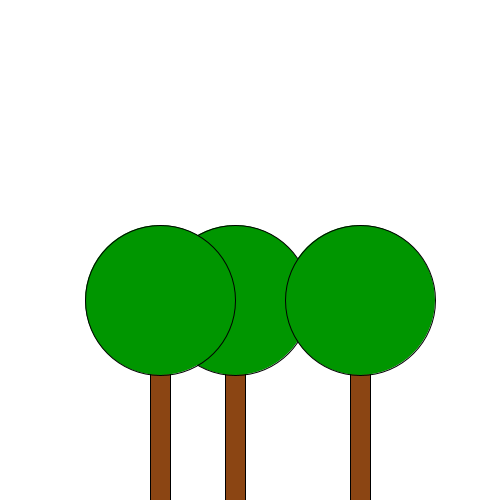
Frame 1 (no input)
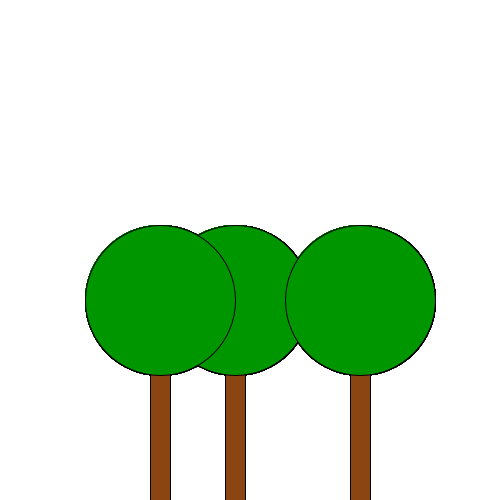
Frame 60 (the mouse pressed at the canvas centre just before this capture)
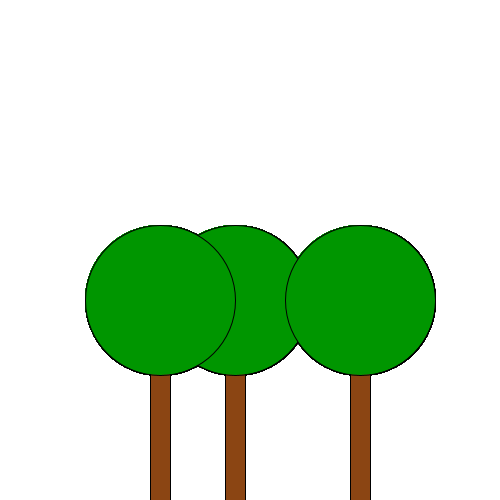
Frame 120 (the mouse held since frame 60 and released just before this capture)

The Processing sketch that drew these frames (run headless with seeded random() and noise(); from frame 60 on, the mouse is pressed at the canvas centre):

// Processing sketch: H09_verdiepings_opd_4
// ── H09_verdiepings_opd_4.pde
void setup(){
 size(500,500);
 background(255,255,255);
}

void  stam(int x, int y, int breedte, int lengte) {
    fill(139,69,19);
  rect(x,y,breedte,lengte);
}
void  stam2(int x, int y, int breedte, int lengte) {
   fill(139,69,19);
  rect(x,y,breedte,lengte);
}
void  stam3(int x, int y, int breedte, int lengte) {
   fill(139,69,19);
  rect(x,y,breedte,lengte);
}

void blad(int x1, int y1, int groot){
  fill(0,150,0);
  circle(x1,y1,groot);
}
void blad2(int x1, int y1, int groot){
  fill(0,150,0);
  circle(x1,y1,groot);
}
void blad3(int x1, int y1, int groot){
  fill(0,150,0);
  circle(x1,y1,groot);
}

void draw(){
stam(225,300,20,275);
stam2(150,300,20,275);
stam3(350,300,20,275);
blad(235,300,150);
blad2(160,300,150);
blad3(360,300,150);
  
}
